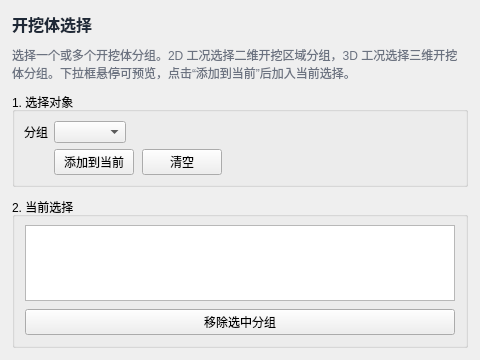
<?xml version="1.0" encoding="UTF-8"?>
<ui version="4.0">
 <class>CaveExcavationBodyPage</class>
 <widget class="QWidget" name="CaveExcavationBodyPage">
  <property name="geometry">
   <rect>
    <x>0</x>
    <y>0</y>
    <width>480</width>
    <height>360</height>
   </rect>
  </property>
  <layout class="QVBoxLayout" name="verticalLayoutRoot">
   <property name="leftMargin">
    <number>12</number>
   </property>
   <property name="topMargin">
    <number>12</number>
   </property>
   <property name="rightMargin">
    <number>12</number>
   </property>
   <property name="bottomMargin">
    <number>12</number>
   </property>
   <property name="spacing">
    <number>10</number>
   </property>
   <item>
    <widget class="QLabel" name="titleLabel">
     <property name="styleSheet">
      <string notr="true">font-size:16px;font-weight:600;color:#1f2937;</string>
     </property>
     <property name="text">
      <string>开挖体选择</string>
     </property>
    </widget>
   </item>
   <item>
    <widget class="QLabel" name="hintLabel">
     <property name="styleSheet">
      <string notr="true">color:#6b7280;</string>
     </property>
     <property name="text">
      <string>选择一个或多个开挖体分组。2D 工况选择二维开挖区域分组，3D 工况选择三维开挖体分组。下拉框悬停可预览，点击“添加到当前”后加入当前选择。</string>
     </property>
     <property name="wordWrap">
      <bool>true</bool>
     </property>
    </widget>
   </item>
   <item>
    <widget class="QGroupBox" name="pickGroupBox">
     <property name="title">
      <string>1. 选择对象</string>
     </property>
     <layout class="QFormLayout" name="pickFormLayout">
      <property name="fieldGrowthPolicy">
       <enum>QFormLayout::ExpandingFieldsGrow</enum>
      </property>
      <property name="labelAlignment">
       <set>Qt::AlignRight|Qt::AlignTrailing|Qt::AlignVCenter</set>
      </property>
      <item row="0" column="0">
       <widget class="QLabel" name="groupLabel">
        <property name="text">
         <string>分组</string>
        </property>
       </widget>
      </item>
      <item row="0" column="1">
       <widget class="CustomComboBox" name="groupCombo"/>
      </item>
      <item row="1" column="1">
       <widget class="QWidget" name="actionRow" native="true">
        <layout class="QHBoxLayout" name="actionLayout">
         <property name="leftMargin">
          <number>0</number>
         </property>
         <property name="topMargin">
          <number>0</number>
         </property>
         <property name="rightMargin">
          <number>0</number>
         </property>
         <property name="bottomMargin">
          <number>0</number>
         </property>
         <property name="spacing">
          <number>8</number>
         </property>
         <item>
          <widget class="QPushButton" name="addGroupButton">
           <property name="text">
            <string>添加到当前</string>
           </property>
          </widget>
         </item>
         <item>
          <widget class="QPushButton" name="clearButton">
           <property name="text">
            <string>清空</string>
           </property>
          </widget>
         </item>
        </layout>
       </widget>
      </item>
     </layout>
    </widget>
   </item>
   <item>
    <widget class="QGroupBox" name="currentGroupBox">
     <property name="title">
      <string>2. 当前选择</string>
     </property>
     <layout class="QVBoxLayout" name="currentLayout">
      <property name="leftMargin">
       <number>10</number>
      </property>
      <property name="topMargin">
       <number>8</number>
      </property>
      <property name="rightMargin">
       <number>10</number>
      </property>
      <property name="bottomMargin">
       <number>10</number>
      </property>
      <property name="spacing">
       <number>8</number>
      </property>
      <item>
       <widget class="QListWidget" name="groupList">
        <property name="maximumSize">
         <size>
          <width>16777215</width>
          <height>120</height>
         </size>
        </property>
        <property name="selectionMode">
         <enum>QAbstractItemView::ExtendedSelection</enum>
        </property>
       </widget>
      </item>
      <item>
       <widget class="QPushButton" name="removeGroupButton">
        <property name="text">
         <string>移除选中分组</string>
        </property>
       </widget>
      </item>
     </layout>
    </widget>
   </item>
   <item>
    <spacer name="verticalSpacer">
     <property name="orientation">
      <enum>Qt::Vertical</enum>
     </property>
     <property name="sizeHint" stdset="0">
      <size>
       <width>20</width>
       <height>40</height>
      </size>
     </property>
    </spacer>
   </item>
  </layout>
 </widget>
 <customwidgets>
  <customwidget>
   <class>CustomComboBox</class>
   <extends>QComboBox</extends>
   <header>CustomComboBox.h</header>
  </customwidget>
 </customwidgets>
 <resources/>
 <connections/>
</ui>
